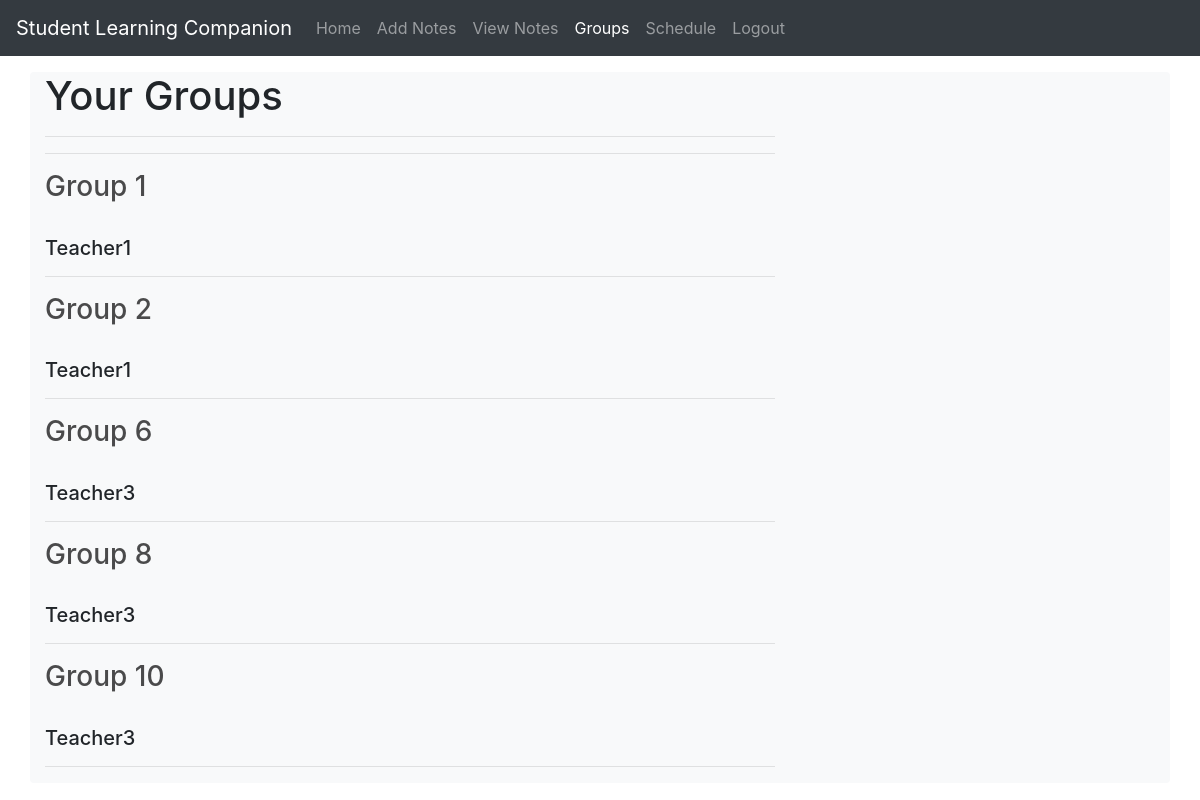
The page /groups.php (signed in) on the database its author committed.
### tables this page shows
CREATE TABLE `usergroups` (
  `userId` int(11) NOT NULL,
  `groupId` int(11) NOT NULL
);

CREATE TABLE `groups` (
  `groupId` int(11) NOT NULL,
  `groupn` varchar(30) NOT NULL,
  `teachId` int(11) NOT NULL
);

CREATE TABLE `teacher` (
  `teachId` int(11) NOT NULL,
  `usern` varchar(30) NOT NULL,
  `pass` varchar(30) NOT NULL,
  `email` varchar(50) NOT NULL,
  `gender` varchar(7) NOT NULL
);

### groups.php (the view, shortened to what this page needs)
<!DOCTYPE html>
<html lang="en">
<head>
    <link rel="stylesheet" href="https://stackpath.bootstrapcdn.com/bootstrap/4.3.1/css/bootstrap.min.css"
>
</head>
<body>
    <nav class="navbar navbar-expand-lg navbar-dark bg-dark">
        <a class="navbar-brand" href="">Student Learning Companion</a>
        <div class="collapse navbar-collapse" id="navbarSupportedContent">
            <ul class="navbar-nav mr-auto">
                <li class="nav-item">
                    <a class="nav-link" href="student.php">Home</a>
                </li>
                <li class="nav-item">
                    <a class="nav-link" href="addnotes.php">Add Notes</a>
                </li>
                <li class="nav-item">
                    <a class="nav-link" href="viewnotes.php">View Notes</a>
                </li>
                <li class="nav-item active">
                    <a class="nav-link" href="groups.php">Groups</span></a>
                </li>
                <li class="nav-item">
                    <a class="nav-link" href="schedule.php">Schedule</span></a>
                </li>
                <li class="nav-item">
                    <a class="nav-link" href="studentLogin.php">Logout</span></a>
                </li>
            </ul>
        </div>
    </nav>
    <div class="container my-3 rounded bg-light">
        <div class="row">
        <div class="col-8">
            <h1>Your Groups</h1>
            <hr>
            <hr>
            <?php
            include "config.php";
            $result = mysqli_query($con,"SELECT groupId from usergroups where userId =". $_SESSION["student"]);
            if($result->num_rows > 0)
            {
                while($row = $result->fetch_assoc())
                {
                    $result1 = mysqli_query($con,"SELECT groupn, teachId FROM groups WHERE groupId = $row[groupId]");
                    if($result1->num_rows == 1)
                    {
                        $row1 = $result1->fetch_assoc();
                        $result2 = mysqli_query($con,"SELECT usern FROM teacher WHERE teachId = $row1[teachId]");
                        if($result2->num_rows == 1) {
                            $row2 = $result2->fetch_assoc();
                            echo '<div><h3><a class="nav-item group-display" href="groupmembers.php?id='.$row["groupId"].'
                            "<h3>'.$row1['groupn'].'</h3></a></h3><br><h5>'.$row2['usern'].'</h5></div><hr>';
                        }
                    }
                }
            }
            ?>
        </div>
    </div>
    </div>
</body>
</html>

### groups.php (style rules this page uses)
.group-display { color: rgba(0, 0, 0, 0.7); }

### rows shown on the page
usergroups: groupId.groupn "Group 1", teacher.usern "Teacher1"
usergroups: groupId.groupn "Group 2", teacher.usern "Teacher1"
usergroups: groupId.groupn "Group 6", teacher.usern "Teacher3"
usergroups: groupId.groupn "Group 8", teacher.usern "Teacher3"
usergroups: groupId.groupn "Group 10", teacher.usern "Teacher3"
